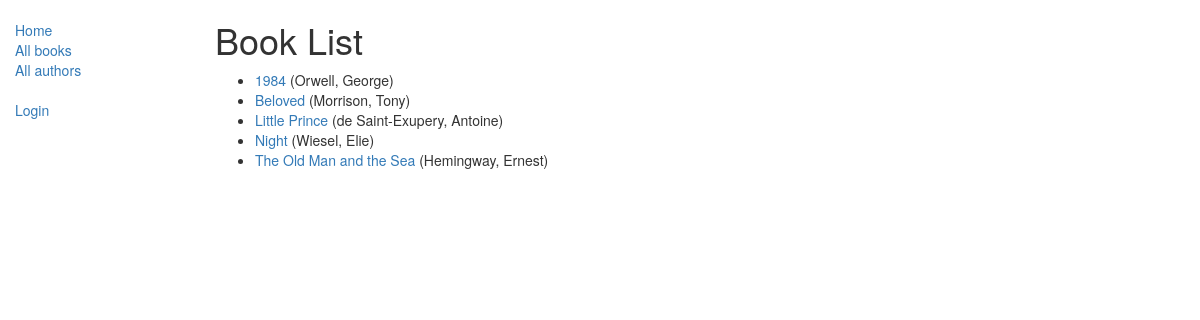
/catalog/books/, run on the app's committed database.
### catalog/models.py (models this page shows, shortened)
class Book(models.Model):
    title = models.CharField(max_length=200)
    author = models.ForeignKey('Author', on_delete=models.SET_NULL, null=True)
    summary = models.TextField(max_length=1000, help_text="Enter a brief description of the book")
    isbn = models.CharField('ISBN', max_length=13,
                            unique=True,
                            help_text='13 Character <a href="https://www.isbn-international.org/content/what-isbn'
                                      '">ISBN number</a>')
    genre = models.ManyToManyField(Genre, help_text="Select a genre for this book")
    language = models.ForeignKey('Language', on_delete=models.SET_NULL, null=True)
    class Meta:
        ordering = ['title', 'author']
    def display_genre(self):
        return ', '.join([genre.name for genre in self.genre.all()[:3]])
    display_genre.short_description = 'Genre'
    def get_absolute_url(self):
        return reverse('book-detail', args=[str(self.id)])

class Author(models.Model):
    first_name = models.CharField(max_length=100)
    last_name = models.CharField(max_length=100)
    date_of_birth = models.DateField(null=True, blank=True)
    date_of_death = models.DateField('died', null=True, blank=True)
    class Meta:
        ordering = ['last_name', 'first_name']
    def __str__(self):
        return '{0}, {1}'.format(self.last_name, self.first_name)

### catalog/views.py (the view)
class BookListView(generic.ListView):
    model = Book
    paginate_by = 10

### catalog/templates/catalog/book_list.html
{% extends "base_generic.html" %}
{% block content %}
    <h1>Book List</h1>
    {% if book_list %}
    <ul>
      {% for book in book_list %}
      <li>
        <a href="{{ book.get_absolute_url }}">{{ book.title }}</a> ({{book.author}})
      </li>
      {% endfor %}
    </ul>
    {% else %}
      <p>There are no books in the library.</p>
    {% endif %}
{% endblock %}

### data on the page
Book: title "1984", author "Orwell, George"
Book: title "Beloved", author "Morrison, Tony"
Book: title "Little Prince", author "de Saint-Exupery, Antoine"
Book: title "Night", author "Wiesel, Elie"
Book: title "The Old Man and the Sea", author "Hemingway, Ernest"
